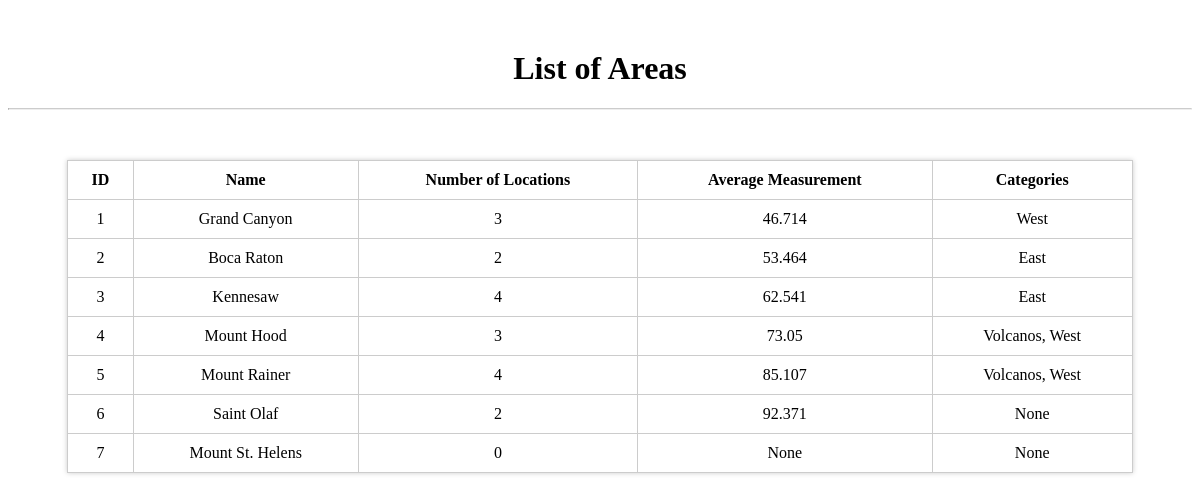
The page / on the database its author committed.
### measurements/models.py (models this page shows, shortened)
class Area(models.Model):
    id = models.IntegerField(primary_key=True)
    name = models.CharField(max_length=200)
    longitude = models.FloatField()
    latitude = models.FloatField()
    def number_of_locations(self):
        c = connection.cursor()
        c.execute('SELECT COUNT(*) FROM measurements_location WHERE area_id = %s;', [self.id])
        num_locations = c.fetchone()[0]
        return num_locations
    def average_measurement(self):
        c = connection.cursor()
        c.execute('SELECT ROUND(AVG(value), 3) FROM measurements_measurement ' +
                  'INNER JOIN measurements_location ON measurements_location.id = measurements_measurement.location_id ' +
                  'INNER JOIN measurements_area ON measurements_area.id = measurements_location.area_id ' +
                  'WHERE measurements_area.id = %s;', [self.id])
        average = c.fetchone()[0]
        return average
    def category_names(self):
        cats = ""
        c = connection.cursor()
        c.execute('SELECT * FROM measurements_category ' +
                  'INNER JOIN measurements_category_members ON measurements_category_members.category_id = measurements_category.id ' +
                  'INNER JOIN measurements_area ON measurements_area.id = measurements_category_members.area_id ' +
                  'WHERE measurements_area.id = %s;', [self.id])
        rows = c.fetchall()
        category_names = []
        for row in rows:
            category_names.append(row[1])
        cats = ', '.join(category_names)
        if cats == '':
            return 'None'
        else:
            return cats

### measurements/views.py (the view)
# urls.py: url(r'^$', views.index, name='index'),
def index(request):
    area_list = Area.objects.order_by('id')
    context = {'area_list': area_list}
    return render(request, 'measurements/index.html', context)

### measurements/templates/measurements/index.html (shortened to what this page needs)
<!DOCTYPE html>
<html lang="en">
<head>
    {% load staticfiles %}
    <link rel="stylesheet" type="text/css" href="{% static 'measurements/main.css' %}">
</head>
<body>
<h1>List of Areas</h1>
<hr/>
<div>
    {% if area_list %}
        <table>
            <thead>
            <tr>
                <th class="id">ID</th>
                <th class="name">Name</th>
                <th class="num_locations">Number of Locations</th>
                <th class="avg_measurements">Average Measurement</th>
                <th class="categories">Categories</th>
            </tr>
            </thead>
            <tbody>
            {% for area in area_list %}
                <tr>
                    <td>{{ area.id }}</td>
                    <td>{{ area.name }}</td>
                    <td>{{ area.number_of_locations }}</td>
                    <td>{{ area.average_measurement }}</td>
                    <td>{{ area.category_names }}</td>
                </tr>
            {% endfor %}
            </tbody>
        </table>
    {% else %}
        <h3>Sorry, could not retrieve Areas.</h3>
    {% endif %}
</div>
</body>
</html>

### measurements/static/measurements/main.css (style rules this page uses)
h1 { margin-top: 50px; text-align: center; }
hr { border-top: 1px solid #ccc; }
table { width: 90%; margin: 50px auto; padding: 20px; box-shadow: 0 0 5px #ccc; border-collapse: collapse; }
th, td { padding: 10px; text-align: center; border: 1px solid #ccc; }

### rows shown on the page
Area: id "1", name "Grand Canyon", number_of_locations "3", average_measurement "46.714", category_names "West"
Area: id "2", name "Boca Raton", number_of_locations "2", average_measurement "53.464", category_names "East"
Area: id "3", name "Kennesaw", number_of_locations "4", average_measurement "62.541", category_names "East"
Area: id "4", name "Mount Hood", number_of_locations "3", average_measurement "73.05", category_names "Volcanos, West"
Area: id "5", name "Mount Rainer", number_of_locations "4", average_measurement "85.107", category_names "Volcanos, West"
Area: id "6", name "Saint Olaf", number_of_locations "2", average_measurement "92.371", category_names "None"
Area: id "7", name "Mount St. Helens", number_of_locations "0", average_measurement "None", category_names "None"
